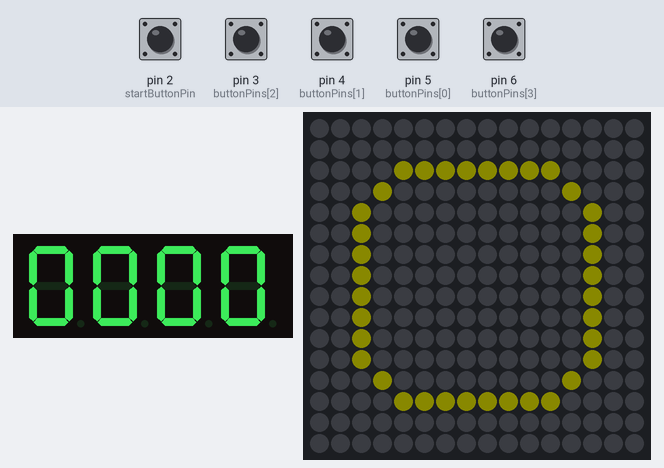
Bench run of a sketch on a simulated Arduino Uno, built with avr-gcc and run on an emulated ATmega328P. Parts: 4-digit seven-segment display, 16×16 RGB LED matrix (first LED top left, wired row by row). The test bench sets the inputs (shaded band); at power-on: pin 2 (startButtonPin), pin 3 (buttonPins[2]), pin 4 (buttonPins[1]), pin 5 (buttonPins[0]), pin 6 (buttonPins[3]) HIGH. Dim RGB values are drawn brighter than linear; random numbers use the default seed unless the sketch sets one.

Above: at 1.2 s.
1.3 s: pin 2 (startButtonPin) pulled LOW for 0.15 s
At 1.54 s:
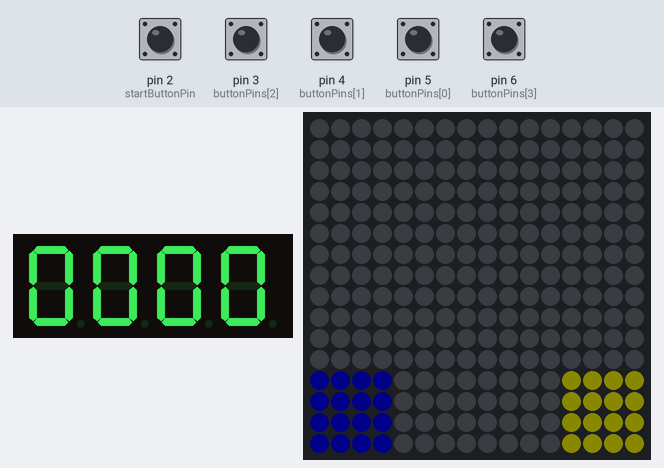
2.0 s: pin 2 (startButtonPin) pulled LOW for 1 s
At 2.61 s:
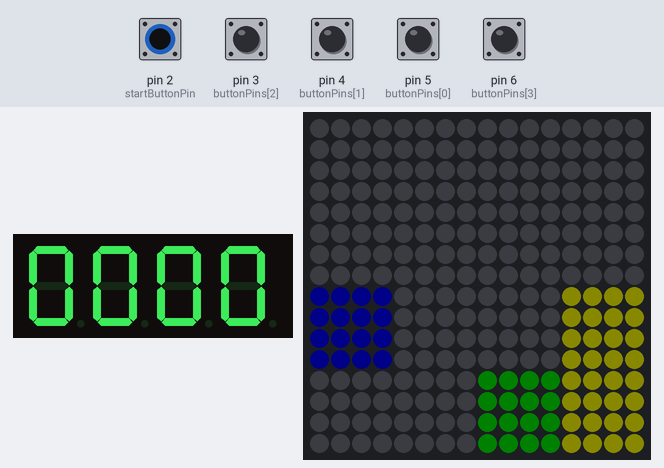
3.6 s: pin 3 (buttonPins[2]) pulled LOW for 0.15 s
At 4.04 s:
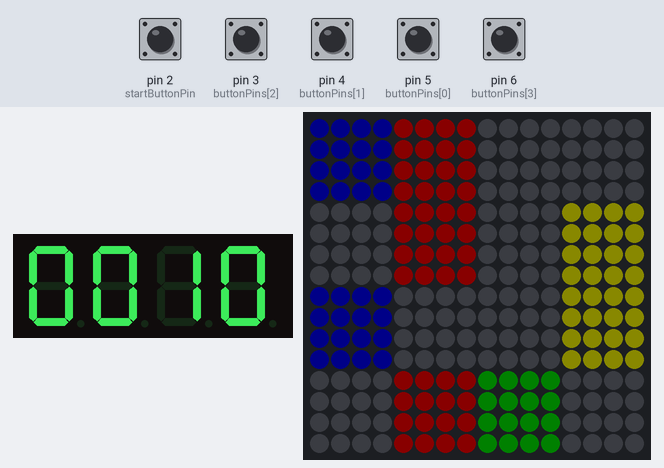
4.3 s: pin 2 (startButtonPin) pulled LOW for 0.15 s
At 4.75 s:
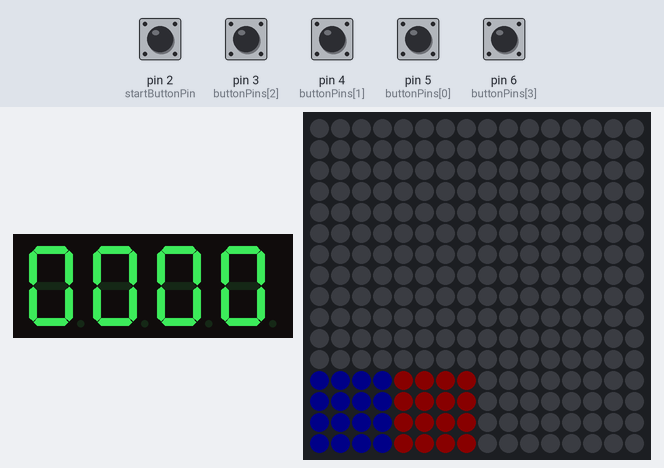
5.0 s: pin 2 (startButtonPin) pulled LOW for 0.15 s
At 5.47 s:
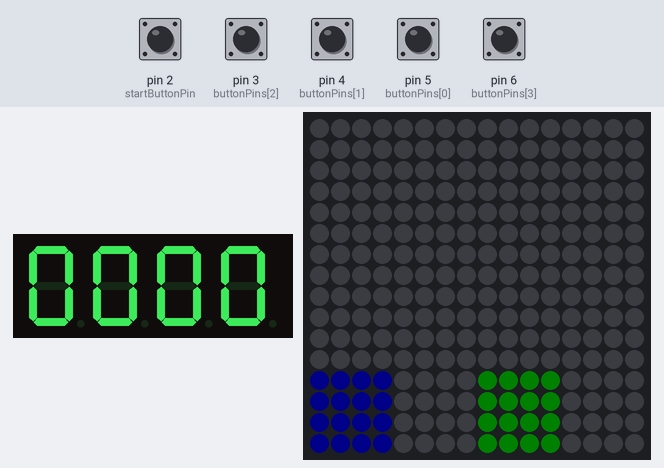
5.7 s: pin 2 (startButtonPin) pulsed LOW 5 times (0.12 s each, 0.3 s apart)
At 6.2 s:
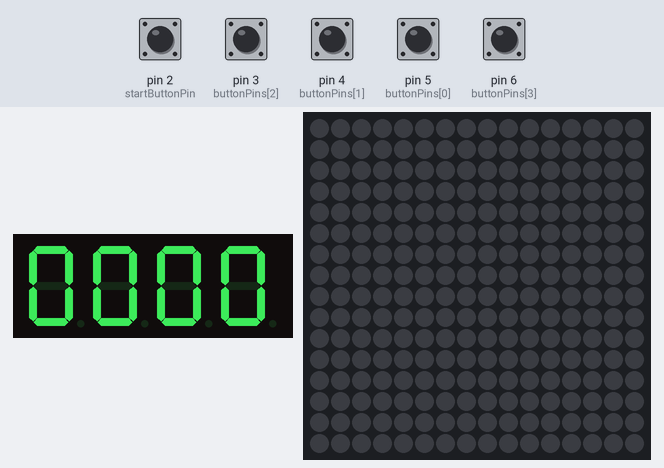
Timing chart, 0 to 8.7 s (numbered marks = the images above; inputs shaded):
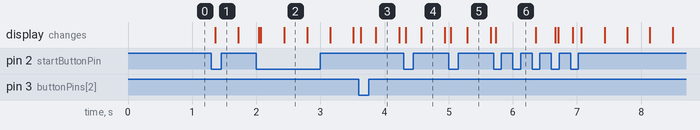

The sketch:

the_ants_04.ino
```cpp
#include <FastLED.h>
#include <TM1637Display.h>

// ---------------- LED MATRIX ----------------
#define WIDTH 16
#define HEIGHT 16
#define NUM_LEDS 256
#define DATA_PIN 7

#define BLOCK_SIZE 4
#define BLOCK_ROWS 4
#define BLOCK_COLS 4

CRGB leds[NUM_LEDS];

// ---------------- DISPLAY ----------------
const uint8_t TM_CLK = A0;
const uint8_t TM_DIO = A1;
TM1637Display scoreDisplay(TM_CLK, TM_DIO);

// ---------------- BUTTONS ----------------
const int buttonPins[4] = {5,4,3,6};
const int startButtonPin = 2;

// ---------------- GAME ----------------
int blockGrid[BLOCK_ROWS][BLOCK_COLS];
int score = 0;

unsigned long lastMoveTime = 0;
int moveDelay = 350;

bool gameStarted = false;


// ---------------- SETUP ----------------
void setup(){

  FastLED.addLeds<WS2812B,DATA_PIN,GRB>(leds,NUM_LEDS);
  FastLED.setBrightness(10);

  scoreDisplay.setBrightness(7);
  showScore();

  for(int i=0;i<4;i++)
    pinMode(buttonPins[i],INPUT_PULLUP);

  pinMode(startButtonPin, INPUT_PULLUP);

  randomSeed(analogRead(0)); // important for randomness
}

// ---------------- LOOP ----------------
void loop(){

  checkStartButton();

  if(!gameStarted){
    drawStartScreen();
    return;
  }

  checkButtons();

  if(millis() - lastMoveTime > moveDelay){

    lastMoveTime = millis();

    moveBlocksDown();
    spawnBlocks();
    showScore();
  }

  drawBlocks();
  FastLED.show();
}

// ---------------- START BUTTON ----------------
void checkStartButton(){

  static bool lastState = HIGH;
  bool current = digitalRead(startButtonPin);

  if(lastState == HIGH && current == LOW){
    startGame();
  }

  lastState = current;
}

// ---------------- START GAME ----------------
void startGame(){

  gameStarted = true;
  score = 0;

  for(int r=0;r<BLOCK_ROWS;r++){
    for(int c=0;c<BLOCK_COLS;c++){
      blockGrid[r][c] = 0;
    }
  }

  showScore();
}

// ---------------- MOVE BLOCKS ----------------
void moveBlocksDown(){

  for(int r = BLOCK_ROWS - 1; r > 0; r--){
    for(int c = 0; c < BLOCK_COLS; c++){
      blockGrid[r][c] = blockGrid[r-1][c];
    }
  }

  for(int c = 0; c < BLOCK_COLS; c++)
    blockGrid[0][c] = 0;
}

// ---------------- SPAWN (ALWAYS 2 BLOCKS) ----------------
void spawnBlocks(){

  // clear row
  for(int c=0;c<BLOCK_COLS;c++){
    blockGrid[0][c] = 0;
  }

  int c1 = random(4);
  int c2 = random(4);

  while(c2 == c1)
    c2 = random(4);

  blockGrid[0][c1] = 1;
  blockGrid[0][c2] = 1;
}

// ---------------- DRAW ----------------
void drawBlocks(){

  FastLED.clear();

  for(int r = 0; r < BLOCK_ROWS; r++){
    for(int c = 0; c < BLOCK_COLS; c++){

      if(blockGrid[r][c] == 1){
        drawSquare(c * BLOCK_SIZE, r * BLOCK_SIZE, getColor(c));
      }
    }
  }
}

// ---------------- DRAW SQUARE ----------------
void drawSquare(int startX,int startY,CRGB color){

  for(int y=0;y<BLOCK_SIZE;y++){
    for(int x=0;x<BLOCK_SIZE;x++){
      leds[XY(startX+x,startY+y)] = color;
    }
  }
}

// ---------------- XY MAPPING ----------------
int XY(int x,int y){

  y = HEIGHT - 1 - y;

  if(y % 2 == 0)
    return y * WIDTH + x;
  else
    return y * WIDTH + (WIDTH - 1 - x);
}

// ---------------- COLORS ----------------
CRGB getColor(int col){

  if(col == 0) return CRGB::Blue;
  if(col == 1) return CRGB::Red;
  if(col == 2) return CRGB::Green;
  if(col == 3) return CRGB::Yellow;

  return CRGB::Black;
}

// ---------------- BUTTONS ----------------
void checkButtons(){

  static bool lastState[4] = {HIGH,HIGH,HIGH,HIGH};
  int bottomRow = BLOCK_ROWS - 1;

  for(int c=0;c<4;c++){

    bool current = digitalRead(buttonPins[c]);

    if(lastState[c] == HIGH && current == LOW){

      if(blockGrid[bottomRow][c] == 1){
        score += 10;
        blockGrid[bottomRow][c] = 0;
      }
      else{
        score -= 10;
        if(score < 0) score = 0;
      }

      showScore();
    }

    lastState[c] = current;
  }
}

// ---------------- SCORE DISPLAY ----------------
void showScore(){

  if(score > 9999) score = 9999;
  scoreDisplay.showNumberDec(score, true);
}

// ---------------- START SCREEN ----------------
void drawStartScreen(){

  FastLED.clear();

  CRGB color = CRGB::Yellow;

  // ---- FACE OUTLINE (circle-ish) ----
  for(int x=4;x<=11;x++){
    leds[XY(x,2)] = color;
    leds[XY(x,13)] = color;
  }

  for(int y=4;y<=11;y++){
    leds[XY(2,y)] = color;
    leds[XY(13,y)] = color;
  }

  // rounded corners
  leds[XY(3,3)] = color;
  leds[XY(12,3)] = color;
  leds[XY(3,12)] = color;
  leds[XY(12,12)] = color;

  // ---- EYES ----
  leds[XY(6,6)] = CRGB::Black;
  leds[XY(6,7)] = CRGB::Black;

  leds[XY(9,6)] = CRGB::Black;
  leds[XY(9,7)] = CRGB::Black;

  // ---- SMILE ----
  leds[XY(5,10)] = CRGB::Black;
  leds[XY(6,11)] = CRGB::Black;
  leds[XY(7,11)] = CRGB::Black;
  leds[XY(8,11)] = CRGB::Black;
  leds[XY(9,11)] = CRGB::Black;
  leds[XY(10,10)] = CRGB::Black;

  FastLED.show();
}
```
